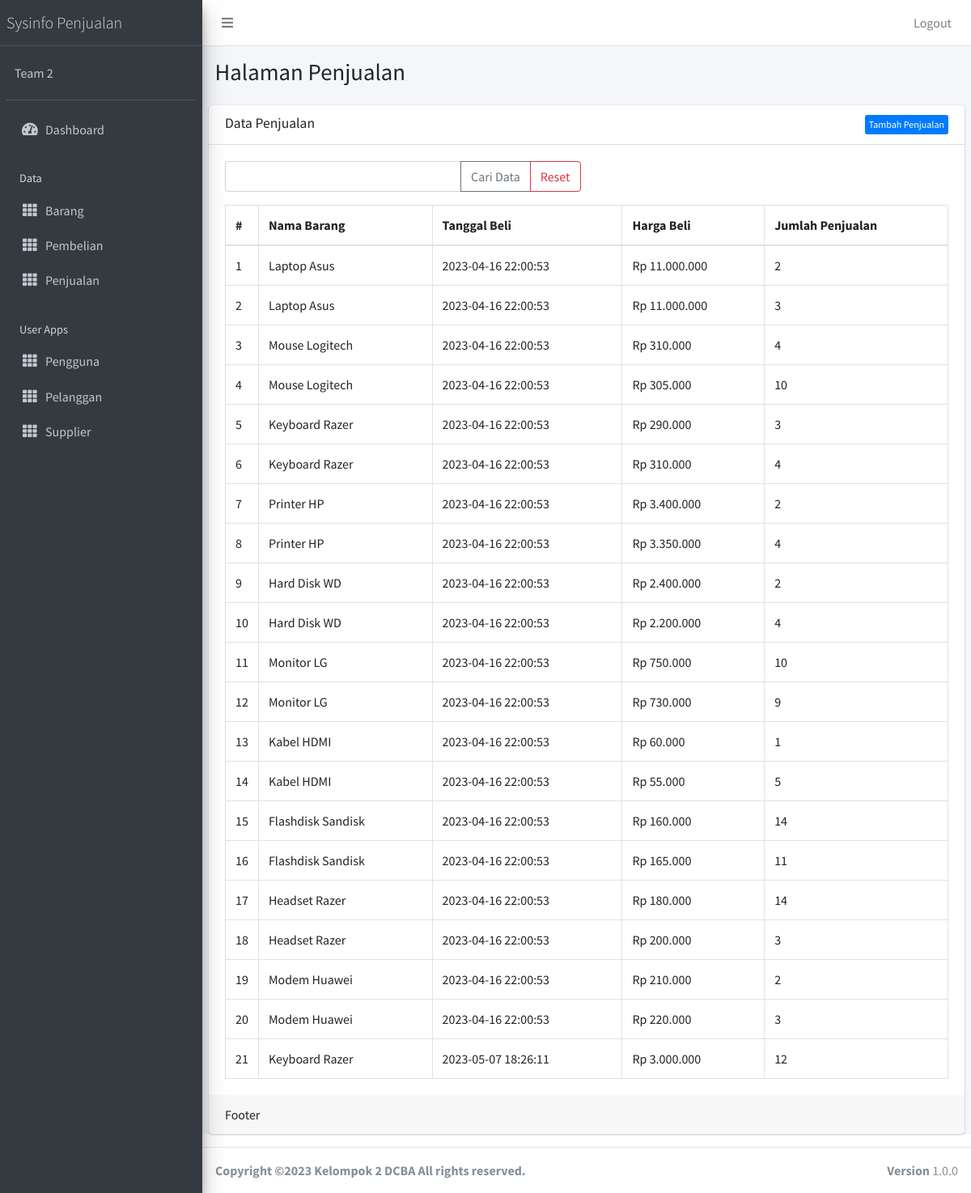
/public/penjualan (signed in), run on the app's committed database.
### tables this page shows
CREATE TABLE `tb_penjualan` (
  `Id_Penjualan` int(11) NOT NULL,
  `Tgl_Penjualan` datetime NOT NULL,
  `Harga_Jual` int(11) NOT NULL,
  `Jumlah_Penjualan` int(11) NOT NULL,
  `Id_barang` int(11) NOT NULL
);

CREATE TABLE `tb_barang` (
  `Id_Barang` int(11) NOT NULL,
  `Nama_Barang` varchar(100) NOT NULL,
  `Keterangan` varchar(255) DEFAULT NULL,
  `Satuan` varchar(50) NOT NULL,
  `Qty` int(11) NOT NULL,
  `Id_Pengguna` int(11) NOT NULL
);

### app/core/Controller.php (called while the page is built, shortened)
<?php
class Controller{
	public function view($view, $data = [])
	{
		require_once '../app/views/' . $view . '.php';
	}
	public function model($model)
	{
		return new $model;
	}
}

### app/controllers/Penjualan.php (called while the page is built, shortened)
<?php
class Penjualan extends Controller {
	public function index()
	{
		$data['title'] = 'Data Penjualan';
		$data['penjualan'] = $this->model('PenjualanModel')->getAllPenjualan();
		$this->view('penjualan/index', $data);
	}
}

### app/core/App.php (called while the page is built, shortened)
<?php
class App{
	protected $method = 'index';
	protected $params = [];
	public function __construct(){
		$this->controller = new $this->controller;
		call_user_func_array([$this->controller, $this->method], $this->params);
	}
}

### public/index.php (called while the page is built, shortened)
<?php
$app = new App;

### app/core/Database.php (called while the page is built, shortened)
<?php
class Database{
	private $host = DB_HOST;
	private $user = DB_USER;
	private $pass = DB_PASS;
	private $dbnm = DB_NAME;
	private $dbh;
	private $stmt;
	public function __construct()
	{
		$dsn = 'mysql:host='. $this->host .';dbname='. $this->dbnm;
		$option = [
			PDO::ATTR_PERSISTENT => true,
			PDO::ATTR_ERRMODE => PDO::ERRMODE_EXCEPTION
		];
		try{
			$this->dbh = new PDO($dsn,$this->user,$this->pass, $option);
		}catch(PDOException $e){
			die($e->getMessage());
		}
	}
	public function query($query)
	{
		$this->stmt = $this->dbh->prepare($query);
	}
	public function execute()
	{
		$this->stmt->execute();
	}
	public function resultSet()
	{
		$this->execute();
		return $this->stmt->fetchAll(PDO::FETCH_ASSOC);
	}
}

### app/models/PenjualanModel.php (called while the page is built, shortened)
<?php
class PenjualanModel {
	private $table = 'tb_penjualan';
	private $db;
	public function __construct()
	{
		$this->db = new Database;
	}
	public function getAllPenjualan()
	{
		$this->db->query("SELECT tb_penjualan.*, tb_barang.Nama_Barang as nama_barang FROM " . $this->table . " JOIN tb_barang ON tb_barang.Id_Barang = tb_penjualan.Id_barang");
		return $this->db->resultSet();
	}
}

### app/views/penjualan/index.php (the view, shortened to what this page needs)
<?php
  function format_rupiah($angka){
  $rupiah = "Rp " . number_format($angka,0,',','.');
  return $rupiah;
}
?>
  <div class="content-wrapper">
    <section class="content-header">
      <div class="container-fluid">
        <div class="row mb-2">
          <div class="col-sm-6">
            <h1>Halaman Penjualan</h1>
          </div>
        </div>
      </div>
    </section>
    <section class="content">
      <div class="card">
        <div class="card-header">
          <h3 class="card-title"><?= $data['title'] ?></h3> <div class="btn-group float-right"><a href="<?= base_url; ?>/penjualan/tambah" class="btn float-right btn-xs btn btn-primary">Tambah Penjualan</a></div>
        </div>
        <div class="card-body">
      <form action="<?= base_url; ?>/penjualan/cari" method="post">
      <div class="row mb-3">
          <div class="col-lg-6">
            <div class="input-group">
              <input type="text" class="form-control" placeholder="" name="key" >
          <div class="input-group-append">
                <button class="btn btn-outline-secondary" type="submit">Cari Data</button>
                <a class="btn btn-outline-danger" href="<?= base_url; ?>/penjualan" >Reset</a>
          </div>
        </div>
  </div>
</div>
    </form>
          <table class="table table-bordered">
                  <thead>
                    <tr>
                      <th style="width: 10px">#</th>
                      <th>Nama Barang</th>
                      <th>Tanggal Beli</th>
                      <th>Harga Beli</th>
                      <th>Jumlah Penjualan</th>
                    </tr>
                  </thead>
                  <tbody>
                  <?php $no=1; ?>
                    <?php foreach ($data['penjualan'] as $row) :?>
                    <tr>
                      <td><?= $no; ?></td>
                      <td><?= $row['nama_barang'];?></td>
                      <td><?= $row['Tgl_Penjualan'];?></td>
                      <td><?= format_rupiah($row['Harga_Jual']);?></td>
                      <td><?= $row['Jumlah_Penjualan'];?></td>
                    </tr>
                    <?php $no++; endforeach; ?>
                  </tbody>
                </table>
        </div>
        <div class="card-footer">
          Footer
        </div>
      </div>
    </section>
  </div>

### data on the page
tb_penjualan: Id_barang.Nama_Barang "Laptop Asus", Tgl_Penjualan "2023-04-16 22:00:53", Harga_Jual "Rp 11.000.000", Jumlah_Penjualan "2"
tb_penjualan: Id_barang.Nama_Barang "Laptop Asus", Tgl_Penjualan "2023-04-16 22:00:53", Harga_Jual "Rp 11.000.000", Jumlah_Penjualan "3"
tb_penjualan: Id_barang.Nama_Barang "Mouse Logitech", Tgl_Penjualan "2023-04-16 22:00:53", Harga_Jual "Rp 310.000", Jumlah_Penjualan "4"
tb_penjualan: Id_barang.Nama_Barang "Mouse Logitech", Tgl_Penjualan "2023-04-16 22:00:53", Harga_Jual "Rp 305.000", Jumlah_Penjualan "10"
tb_penjualan: Id_barang.Nama_Barang "Keyboard Razer", Tgl_Penjualan "2023-04-16 22:00:53", Harga_Jual "Rp 290.000", Jumlah_Penjualan "3"
tb_penjualan: Id_barang.Nama_Barang "Keyboard Razer", Tgl_Penjualan "2023-04-16 22:00:53", Harga_Jual "Rp 310.000", Jumlah_Penjualan "4"
tb_penjualan: Id_barang.Nama_Barang "Printer HP", Tgl_Penjualan "2023-04-16 22:00:53", Harga_Jual "Rp 3.400.000", Jumlah_Penjualan "2"
tb_penjualan: Id_barang.Nama_Barang "Printer HP", Tgl_Penjualan "2023-04-16 22:00:53", Harga_Jual "Rp 3.350.000", Jumlah_Penjualan "4"
tb_penjualan: Id_barang.Nama_Barang "Hard Disk WD", Tgl_Penjualan "2023-04-16 22:00:53", Harga_Jual "Rp 2.400.000", Jumlah_Penjualan "2"
tb_penjualan: Id_barang.Nama_Barang "Hard Disk WD", Tgl_Penjualan "2023-04-16 22:00:53", Harga_Jual "Rp 2.200.000", Jumlah_Penjualan "4"
tb_penjualan: Id_barang.Nama_Barang "Monitor LG", Tgl_Penjualan "2023-04-16 22:00:53", Harga_Jual "Rp 750.000", Jumlah_Penjualan "10"
tb_penjualan: Id_barang.Nama_Barang "Monitor LG", Tgl_Penjualan "2023-04-16 22:00:53", Harga_Jual "Rp 730.000", Jumlah_Penjualan "9"
tb_penjualan: Id_barang.Nama_Barang "Kabel HDMI", Tgl_Penjualan "2023-04-16 22:00:53", Harga_Jual "Rp 60.000", Jumlah_Penjualan "1"
tb_penjualan: Id_barang.Nama_Barang "Kabel HDMI", Tgl_Penjualan "2023-04-16 22:00:53", Harga_Jual "Rp 55.000", Jumlah_Penjualan "5"
tb_penjualan: Id_barang.Nama_Barang "Flashdisk Sandisk", Tgl_Penjualan "2023-04-16 22:00:53", Harga_Jual "Rp 160.000", Jumlah_Penjualan "14"
tb_penjualan: Id_barang.Nama_Barang "Flashdisk Sandisk", Tgl_Penjualan "2023-04-16 22:00:53", Harga_Jual "Rp 165.000", Jumlah_Penjualan "11"
tb_penjualan: Id_barang.Nama_Barang "Headset Razer", Tgl_Penjualan "2023-04-16 22:00:53", Harga_Jual "Rp 180.000", Jumlah_Penjualan "14"
tb_penjualan: Id_barang.Nama_Barang "Headset Razer", Tgl_Penjualan "2023-04-16 22:00:53", Harga_Jual "Rp 200.000", Jumlah_Penjualan "3"
tb_penjualan: Id_barang.Nama_Barang "Modem Huawei", Tgl_Penjualan "2023-04-16 22:00:53", Harga_Jual "Rp 210.000", Jumlah_Penjualan "2"
tb_penjualan: Id_barang.Nama_Barang "Modem Huawei", Tgl_Penjualan "2023-04-16 22:00:53", Harga_Jual "Rp 220.000", Jumlah_Penjualan "3"
tb_penjualan: Id_barang.Nama_Barang "Keyboard Razer", Tgl_Penjualan "2023-05-07 18:26:11", Harga_Jual "Rp 3.000.000", Jumlah_Penjualan "12"

### other printed values
$data['title'] "Data Penjualan"
